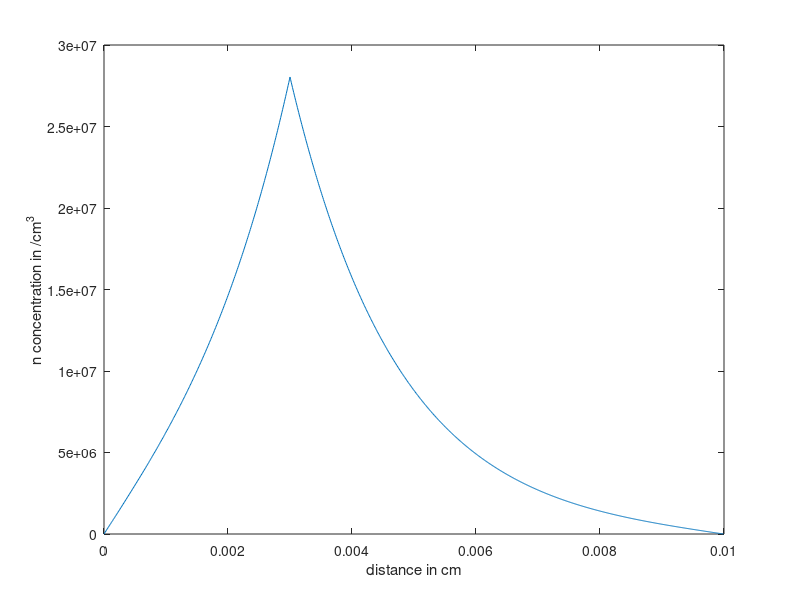
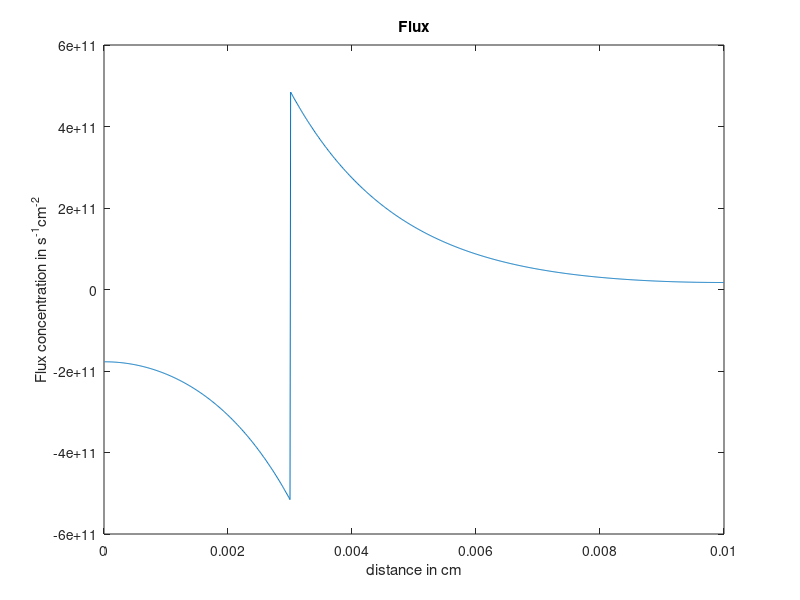
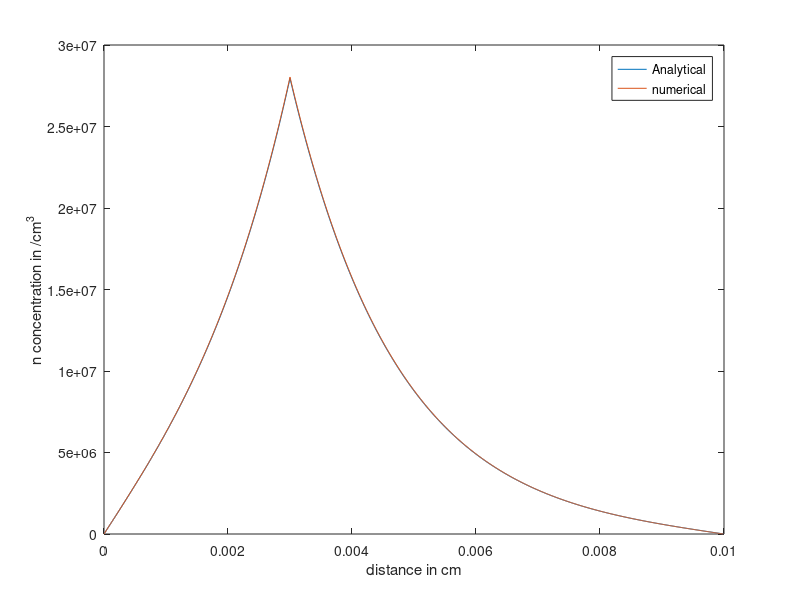

These figures' MATLAB source, in order:

itr = 1000;
distance= 100*10^-4;
h = distance/itr;
D = 30;
t = 10^-7;
pt_a = 0;
pt_b = 0;
n_old = zeros(itr,1);
n_new = zeros(itr,1);
J = zeros(itr,itr);
B = zeros(itr,1);
del_B = zeros(itr,1);
x = zeros(itr,1);
F = zeros(itr,1);
dum = 0;
n_old(1) = pt_a;
n_new(1) = pt_a;
n_old(itr) = pt_b;
n_new(itr) = pt_b;
pt_c =30*10^-4;
k =10;
S = 10^12;

for i = 1:itr
    x(i) = (i-1)*h;
end
pt_30 = find(x == 30*10^-4);
for i = 2:itr-1
    J(i,i-1)= 1;
    J(i,i)  = -1*(2 + h*h/(D*t));
    J(i,i+1)= 1;
end
J(1,1) = 1;
J(itr,itr) = 1;
%J(itr,itr) = 1;
%J(itr,itr-1) = 1;
B(1) = pt_a;
B(itr) = pt_b;
J(pt_30,pt_30) = 2;
J(pt_30,pt_30-1) = -1;
J(pt_30,pt_30 +1) = -1;
B(pt_30) = S*h/D;
n_old = (J^-1)*B;
n_new = n_old
figure(1)
% semilogy(x,n_old)
figure(1)
plot(x,n_old)
xlabel('distance in cm')
ylabel('n concentration in /cm^3')

%flux
flux = zeros(itr-1);
for i = 2: itr
    flux(i) =-1*D*(n_new(i) - n_new(i-1))/h;
end
figure(3)
plot(x(2:itr),flux(2:itr))
title('Flux')
xlabel('distance in cm')
ylabel('Flux concentration in s^{-1}cm^{-2}')
% tou = (10^-4)/sqrt(D*t)
% tou1 = 1/sqrt(D*t)
% A_aa = (exp(-70*tou) - exp(70*tou))/(exp(30*tou) - exp(-30*tou));
% alpha = ((exp(30*tou) + exp(-30*tou)) - A_aa*(exp(-70*tou) + exp(70*tou)))*tou1;
tou = 1/sqrt(D*t);
e_30 = exp(tou * 30*10^-4)
e_m30 =  exp(tou * -1*30*10^-4)
beta = exp(tou*100*10^-4) * exp(tou*100*10^-4)
gamma = (e_30- e_m30)/(e_30-beta*e_m30);

A =S/(D* tou*((e_30 + e_m30) - gamma* (e_30+beta*e_m30)))
B = -1*A
C = gamma*A
D = -beta*C
M = 1000
for i = 1:pt_30
    
    n_analy(i) = A* exp(x(i)*tou) +  B* exp(-1*x(i)*tou);
end
for i = pt_30:itr
n_analy(i) = C* exp((x(i))*tou) +  D* exp(-1*(x(i))*tou);
end
figure(12)
plot(x , n_analy,x , n_old)
xlabel('distance in cm')
ylabel('n concentration in /cm^3')
legend ('Analytical','numerical')


partc = n_old;





